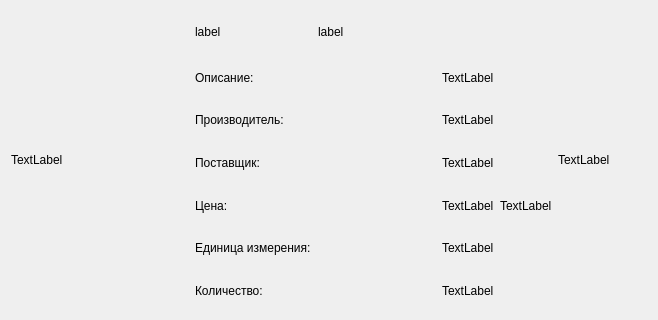
<?xml version="1.0" encoding="UTF-8"?>
<ui version="4.0">
 <class>product</class>
 <widget class="QWidget" name="product">
  <property name="geometry">
   <rect>
    <x>0</x>
    <y>0</y>
    <width>658</width>
    <height>320</height>
   </rect>
  </property>
  <property name="windowTitle">
   <string>Form</string>
  </property>
  <layout class="QHBoxLayout" name="horizontalLayout_3">
   <item>
    <layout class="QHBoxLayout" name="horizontalLayout_2" stretch="2,4,1">
     <item>
      <widget class="QLabel" name="image">
       <property name="text">
        <string>TextLabel</string>
       </property>
      </widget>
     </item>
     <item>
      <layout class="QVBoxLayout" name="verticalLayout_3" stretch="1,6">
       <item>
        <layout class="QHBoxLayout" name="horizontalLayout" stretch="2,4">
         <item>
          <widget class="QLabel" name="category">
           <property name="text">
            <string>label</string>
           </property>
          </widget>
         </item>
         <item>
          <widget class="QLabel" name="model">
           <property name="text">
            <string>label</string>
           </property>
          </widget>
         </item>
        </layout>
       </item>
       <item>
        <layout class="QHBoxLayout" name="horizontalLayout_4" stretch="2,0">
         <item>
          <layout class="QVBoxLayout" name="verticalLayout_2">
           <item>
            <widget class="QLabel" name="label_3">
             <property name="text">
              <string>Описание:</string>
             </property>
            </widget>
           </item>
           <item>
            <widget class="QLabel" name="label_5">
             <property name="text">
              <string>Производитель:</string>
             </property>
            </widget>
           </item>
           <item>
            <widget class="QLabel" name="label_6">
             <property name="text">
              <string>Поставщик:</string>
             </property>
            </widget>
           </item>
           <item>
            <widget class="QLabel" name="label_7">
             <property name="text">
              <string>Цена:</string>
             </property>
            </widget>
           </item>
           <item>
            <widget class="QLabel" name="label_4">
             <property name="text">
              <string>Единица измерения:</string>
             </property>
            </widget>
           </item>
           <item>
            <widget class="QLabel" name="label_2">
             <property name="text">
              <string>Количество:</string>
             </property>
            </widget>
           </item>
          </layout>
         </item>
         <item>
          <layout class="QVBoxLayout" name="verticalLayout">
           <item>
            <widget class="QLabel" name="descr">
             <property name="text">
              <string>TextLabel</string>
             </property>
            </widget>
           </item>
           <item>
            <widget class="QLabel" name="manufactr">
             <property name="text">
              <string>TextLabel</string>
             </property>
            </widget>
           </item>
           <item>
            <widget class="QLabel" name="supplier">
             <property name="text">
              <string>TextLabel</string>
             </property>
            </widget>
           </item>
           <item>
            <layout class="QHBoxLayout" name="horizontalLayout_5">
             <item>
              <widget class="QLabel" name="price">
               <property name="text">
                <string>TextLabel</string>
               </property>
              </widget>
             </item>
             <item>
              <widget class="QLabel" name="disc_price">
               <property name="text">
                <string>TextLabel</string>
               </property>
              </widget>
             </item>
            </layout>
           </item>
           <item>
            <widget class="QLabel" name="measure">
             <property name="text">
              <string>TextLabel</string>
             </property>
            </widget>
           </item>
           <item>
            <widget class="QLabel" name="amt">
             <property name="text">
              <string>TextLabel</string>
             </property>
            </widget>
           </item>
          </layout>
         </item>
        </layout>
       </item>
      </layout>
     </item>
     <item>
      <widget class="QLabel" name="discount">
       <property name="text">
        <string>TextLabel</string>
       </property>
      </widget>
     </item>
    </layout>
   </item>
  </layout>
 </widget>
 <resources/>
 <connections/>
</ui>
